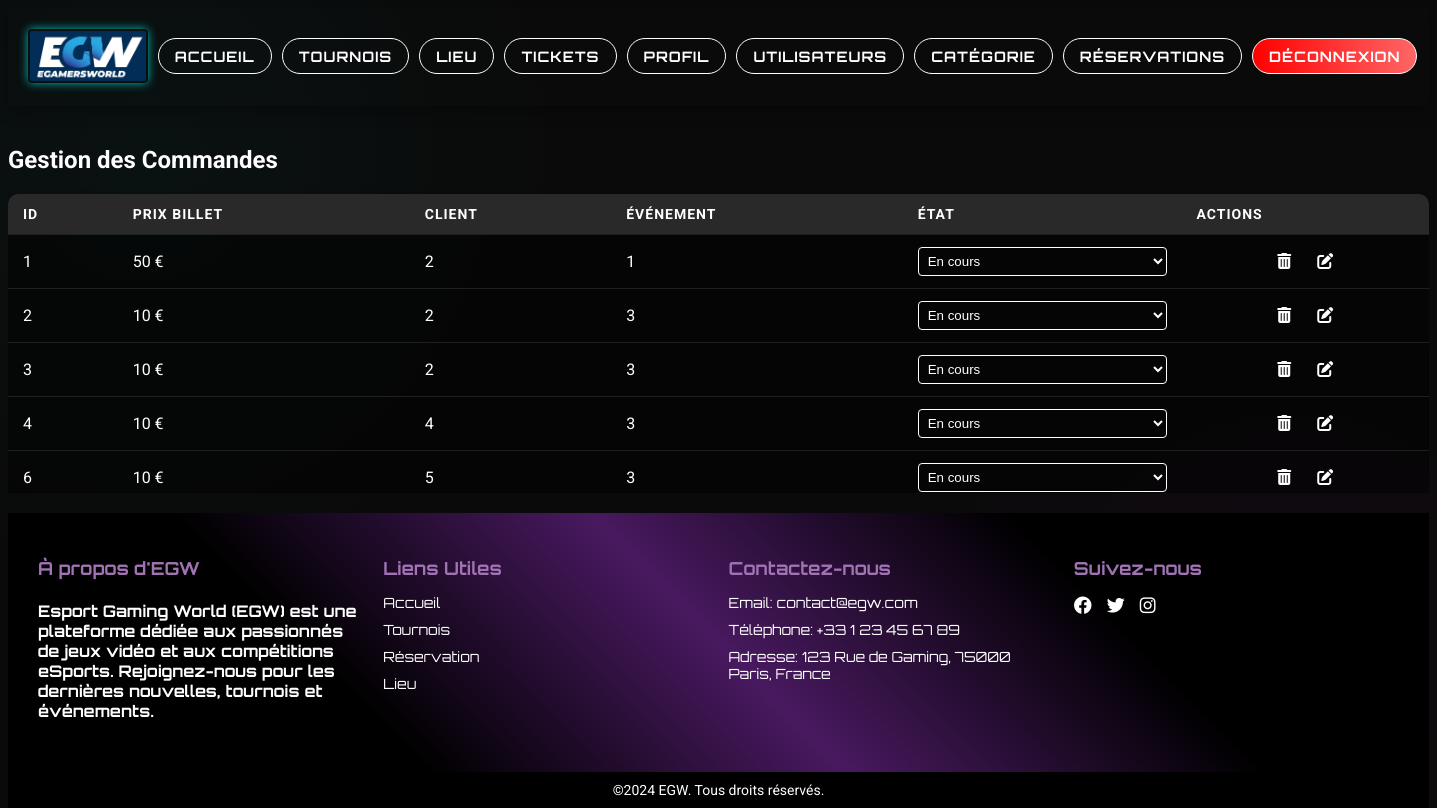
/index.php?page=reservation (signed in), run on the app's committed database.
### tables this page shows
CREATE TABLE IF NOT EXISTS `Commande` (
  `idCommande` int(11) NOT NULL AUTO_INCREMENT,
  `prixBillet` float NOT NULL,
  `idClient` int(11) NOT NULL,
  `idEvenement` int(11) NOT NULL,
  `etat` enum('Validé','En cours','Refusé') NOT NULL DEFAULT 'En cours',
  PRIMARY KEY (`idCommande`),
  KEY `Commande_Client_FK` (`idClient`),
  KEY `Commande_Evenement_FK` (`idEvenement`)
);

### controller/commande/selectAllCommandes.php (called while the page is built)
<?php
require_once("bdd/bdd.php");
require_once("model/commandeModel.php");
$commande = new commande($bdd);
$selectAllCommandes = $commande->selectAllCommandes();
?>

### model/commandeModel.php (called while the page is built, shortened)
<?php
    class commande{
        private $bdd;
    function __construct($bdd){
            $this->bdd= $bdd;
    }
        public function selectAllCommandes(){
            $requete ="select * from commande; ";
            $select = $this->bdd->prepare($requete);
            $select->execute();
            $lesCommandes = $select->fetchAll();
            return $lesCommandes;
        }
    }
?>

### view/admin/a_commande.php (the view, shortened to what this page needs)
<?php
require_once('controller/commande/selectAllCommandes.php');
?>
<div class="boz">
    <h2>Gestion des Commandes</h2>
    <table>
        <thead>
            <tr>
                <th>ID</th>
                <th>Prix Billet</th>
                <th>Client</th>
                <th>Événement</th>
                <th>État</th>
                <th>Actions</th>
            </tr>
        </thead>
        <tbody>
            <?php
            foreach ($selectAllCommandes as $uneCommande) {
                echo "<tr>";
                echo "<td>" . $uneCommande['idCommande'] . "</td>";
                echo "<td>" . $uneCommande['prixBillet'] . " €</td>";
                echo "<td>" . $uneCommande['idClient'] . "</td>";
                echo "<td>" . $uneCommande['idEvenement'] . "</td>";
                echo "<td>";
                echo "<form action='controller/commande/commandeController.php' method='post' class='state-form'>";
                echo "<select name='etat' class='state-selector' onchange='this.form.submit()'>";
                echo "<option value='En cours'" . ($uneCommande['etat'] == 'En cours' ? ' selected' : '') . ">En cours</option>";
                echo "</select>";
                echo "</form>";
                echo "</td>";
                echo "<td class='actions'>";
                echo "<a href='index.php?page=4&action=sup&idCommande=" . $uneCommande['idCommande'] . "' class='delete-btn'><i class='fa-solid fa-trash-alt'></i></a>";
                echo "<a href='index.php?page=4&action=edit&idCommande=" . $uneCommande['idCommande'] . "' class='edit-btn'><i class='fa-solid fa-pen-to-square'></i></a>";
                echo "</td>";
                echo "</tr>";
            }
            ?>
        </tbody>
    </table>
</div>

### view/commun/header.php (shortened to what this page needs)
<!DOCTYPE html>
<html lang="fr">
<head>
    <link rel="stylesheet" href="https://cdnjs.cloudflare.com/ajax/libs/font-awesome/6.0.0/css/all.min.css">
</head>
<body>
<header>
    <img src="img/logo.png" alt="Logo EGW"/>
    <nav>
        <a href="index.php?page=accueil"><button class="tournament-button">Accueil</button></a>
        <a href="index.php?page=tournois"><button class="tournament-button">Tournois</button></a>
        <?php
        if (isset($_SESSION['email'])) {
            echo '
            <a href="index.php?page=lieu"><button class="tournament-button">Lieu</button></a>
            <a href="index.php?page=ticket&idClient=' . $_SESSION['idClient'] . '"><button class="tournament-button">Tickets</button></a>
            <a href="index.php?page=profil"><button class="tournament-button">Profil</button></a>';
            if (isset($_SESSION['role']) && $_SESSION['role'] == 'admin') {
                echo '
                <a href="index.php?page=user"><button class="tournament-button">Utilisateurs</button></a>
                <a href="index.php?page=categorie"><button class="tournament-button">Catégorie</button></a>
                <a href="index.php?page=reservation"><button class="tournament-button">Réservations</button></a>';
            }
            echo '<a href="index.php?page=deconnexion"><button class="auth-button">Déconnexion</button></a>';
        } else {
            echo '<a href="index.php?page=connexion"><i class="fa-solid fa-user custom-icon"></i></a>';
        }
        ?>
    </nav>
</header>
</body>
</html>

### index.php (shortened to what this page needs)
<?php
$page = isset($_GET['page']) ? $_GET['page'] : 'accueil';
include('view/commun/header.php');
switch ($page) {
    case 'reservation':
        include('view/client/c_commande.php');
        break;
}
if (isset($_SESSION['idClient'])) {
    include('view/commun/footer.php');
}
?>

### view/client/c_commande.php (shortened to what this page needs)
<!DOCTYPE html>
<html lang="fr">
<head>
</head>
<body>
<?php
if($_SESSION['role'] == 'admin'){
    require_once('view/admin/a_commande.php');
}
?>
</body>
</html>

### view/commun/footer.php
<footer>
    <div class="footer-container">
        <div class="footer-section about">
            <h2>À propos d'EGW</h2>
            <h4>Esport Gaming World (EGW) est une plateforme dédiée aux passionnés de jeux vidéo et aux compétitions eSports. Rejoignez-nous pour les dernières nouvelles, tournois et événements.</h4>
        </div>
        <div class="footer-section links">
            <h2>Liens Utiles</h2>
            <ul>
                <li><a href="index.php?page=1">Accueil</a></li>
                <li><a href="index.php?page=2">Tournois</a></li>
            <ul>
                <?php if (isset($_SESSION['email'])): ?>
                    <li><a href="index.php?page=3">Réservation</a></li>
                    <li><a href="index.php?page=4">Lieu</a></li>
                <?php else: ?>
                    <li><a href="index.php?page=9">Réservation</a></li>
                    <li><a href="index.php?page=9">Lieu</a></li>
                <?php endif; ?>
            </ul>
        </div>
        <div class="footer-section contact">
            <h2>Contactez-nous</h2>
            <ul>
                <li>Email: <a href="mailto:contact@egw.com">contact@egw.com</a></li>
                <li>Téléphone: <a href="tel:+33123456789">+33 1 23 45 67 89</a></li>
                <li>Adresse: 123 Rue de Gaming, 75000 Paris, France</li>
            </ul>
        </div>
        <div class="footer-section social">
            <h2>Suivez-nous</h2>
                <div class="social-icons">
                    <a href="https://www.facebook.com/groups/esptoday" aria-label="Facebook"><i class="fa-brands fa-facebook"></i></a>
                    <a href="https://x.com/i/flow/login?redirect_after_login=%2FEgamersworld" aria-label="Twitter"><i class="fa-brands fa-twitter"></i></a>
                    <a href="https://www.instagram.com/egamersworld_com/" aria-label="Instagram"><i class="fa-brands fa-instagram"></i></a>
                </div>
        </div>
    </div>
    <div class="footer-bottom">
        <p>&copy;2024 EGW. Tous droits réservés.</p>
    </div>
</footer>
</body>
</html>

### view/commun/header.php (style rules this page uses)
html, body { height: 100%; display: flex; flex-direction: column; }
body { background-color: #0d0d0d; font-family: 'Orbitron', sans-serif; }
header { display: flex; align-items: center; padding: 20px; background: transparent; position: sticky; top: 0; z-index: 1000; box-shadow: 0 5px 15px rgba(0, 0, 0, 0.3); border-bottom: 2px solid transparent; }
header::before { content: ''; position: absolute; top: -2px; left: -2px; right: -2px; bottom: -2px; background: transparent; z-index: -1; border-radius: 8px; animation: borderAnimation 3s linear infinite; }
header img { height: 50px; border-radius: 4px; border: 2px solid transparent; box-shadow: 0 0 10px rgba(0, 255, 255, 0.7); transition: all 0.3s ease; }
nav { display: flex; align-items: center; gap: 10px; margin-left: auto; padding: 10px; }
nav a { text-decoration: none; }
nav button { background: transparent; color: white; border: 1px solid white; padding: 8px 16px; border-radius: 25px; font-family: 'Orbitron', sans-serif; font-weight: 700; cursor: pointer; text-transform: uppercase; font-size: 0.9rem; letter-spacing: 1px; transition: all 0.3s ease; }
nav button.auth-button { background: linear-gradient(90deg, #ff0000, #ff6666); }
.footer-container { display: flex; font-family: 'Orbitron', sans-serif; flex-wrap: wrap; padding: 20px; background: linear-gradient(45deg,black, black, #48195f, black, black); color: white; }
.footer-section { flex: 1; min-width: 200px; margin: 10px; }
.footer-section h2 { font-size: 18px; margin-bottom: 15px; color: #a073b3; }
.footer-section h4 { color: white; }
.footer-section p, .footer-section ul, .footer-section a { font-size: 14px; color: #ffffff; text-decoration: none; }
.footer-section ul { list-style: none; padding: 0; }
.footer-section ul li { margin-bottom: 10px; }
.footer-section .social-icons { display: flex; }
.footer-section .social-icons a { margin-right: 15px; font-size: 18px; color: #ffffff; }
.footer-bottom { text-align: center; padding: 10px; background-color: black; }
.footer-bottom p { margin: 0; font-size: 14px; color: white; }

### view/client/c_commande.php (style rules this page uses)
body { background: #0a0a0a; font-family: 'Roboto', sans-serif; color: #cccccc; display: flex; min-height: 100vh; background-image: radial-gradient(circle at 10% 20%, rgba(0, 255, 255, 0.03) 0%, transparent 30%), radial-gradient(circle at 90% 80%, rgba(255, 0, 255, 0.03) 0%, transparent 30%); }
form { width: 100%; display: flex; flex-direction: column; gap: 15px; }

### view/admin/a_commande.php (style rules this page uses)
body { color: white; }
.boz { width: 100%; overflow-x: auto; margin: 20px 0; }
table { width: 100%; border-collapse: collapse; margin: 0 auto; background-color: rgba(0, 0, 0, 0.5); border-radius: 10px; overflow: hidden; box-shadow: 0 4px 8px rgba(0, 0, 0, 0.2); }
th, td { padding: 12px 15px; text-align: left; border-bottom: 1px solid rgba(255, 255, 255, 0.1); }
th { background-color: rgba(50, 50, 50, 0.8); font-weight: bold; text-transform: uppercase; font-size: 14px; letter-spacing: 1px; }
.actions { display: flex; gap: 10px; justify-content: center; }
.actions a { color: white; text-decoration: none; padding: 5px 8px; border-radius: 4px; transition: all 0.3s ease; }
.delete-btn { color: #ff5c5c; }
.edit-btn { color: #5c9fff; }
.state-selector { background-color: transparent; color: white; border: 1px solid white; border-radius: 4px; padding: 5px; cursor: pointer; }

### data on the page
commande: idCommande "1", prixBillet "50", idClient "2", idEvenement "1", etat "En cours"
commande: idCommande "2", prixBillet "10", idClient "2", idEvenement "3", etat "En cours"
commande: idCommande "3", prixBillet "10", idClient "2", idEvenement "3", etat "En cours"
commande: idCommande "4", prixBillet "10", idClient "4", idEvenement "3", etat "En cours"
commande: idCommande "6", prixBillet "10", idClient "5", idEvenement "3", etat "En cours"
